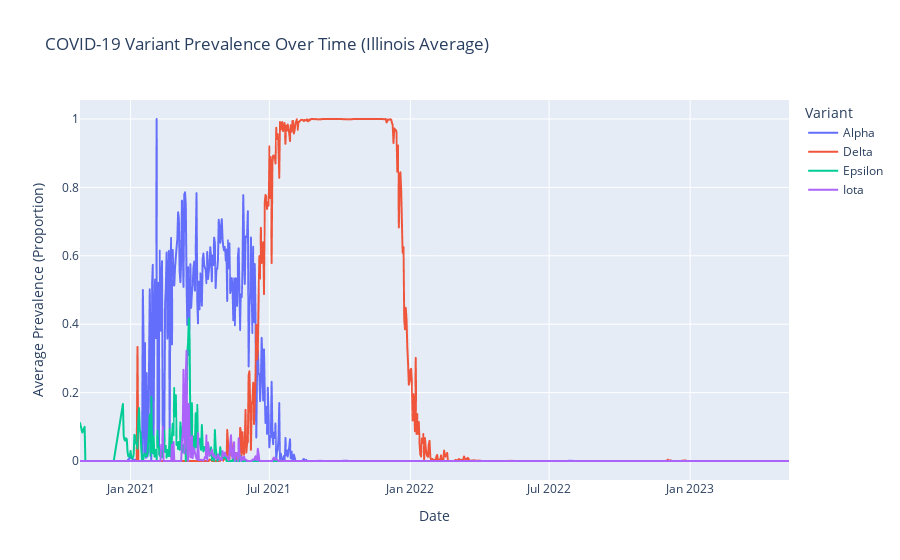

The notebook cell saved with this chart:
### Markdown cell above
## 4. Variant Prevalence Analysis

### Code cell
import plotly.express as px

# Aggregate variant prevalence over time (average across all counties)
variant_cols = ['Alpha', 'Delta', 'Epsilon', 'Iota']
variant_time = df.groupby('date')[variant_cols].mean().reset_index()

# Melt the dataframe for Plotly
variant_time_melted = variant_time.melt(id_vars='date', value_vars=variant_cols, 
                                         var_name='Variant', value_name='Average Prevalence')

# Create an interactive line plot
fig = px.line(variant_time_melted, x='date', y='Average Prevalence', color='Variant',
              title='COVID-19 Variant Prevalence Over Time (Illinois Average)',
              labels={'Average Prevalence': 'Average Prevalence (Proportion)', 'date': 'Date'})

# Show the plot
fig.show()

### Figure 1 — Plotly figure (JSON) as saved in the notebook; plotly's stock layout.template omitted (floating-point values rounded to 4 significant figures; data arrays with more than 128 entries replaced by an {"elided": "..."} marker saying what was removed)
{"data": [{"hovertemplate": "Variant=Alpha<br>Date=%{x}<br>Average Prevalence (Proportion)=%{y}<extra></extra>", "legendgroup": "Alpha", "line": {"color": "#636efa", "dash": "solid"}, "marker": {"symbol": "circle"}, "mode": "lines", "name": "Alpha", "showlegend": true, "type": "scattergl", "x": {"elided": "845 str values"}, "xaxis": "x", "y": {"elided": "845 float values"}, "yaxis": "y"}, {"hovertemplate": "Variant=Delta<br>Date=%{x}<br>Average Prevalence (Proportion)=%{y}<extra></extra>", "legendgroup": "Delta", "line": {"color": "#EF553B", "dash": "solid"}, "marker": {"symbol": "circle"}, "mode": "lines", "name": "Delta", "showlegend": true, "type": "scattergl", "x": {"elided": "845 str values"}, "xaxis": "x", "y": {"elided": "845 float values"}, "yaxis": "y"}, {"hovertemplate": "Variant=Epsilon<br>Date=%{x}<br>Average Prevalence (Proportion)=%{y}<extra></extra>", "legendgroup": "Epsilon", "line": {"color": "#00cc96", "dash": "solid"}, "marker": {"symbol": "circle"}, "mode": "lines", "name": "Epsilon", "showlegend": true, "type": "scattergl", "x": {"elided": "845 str values"}, "xaxis": "x", "y": {"elided": "845 float values"}, "yaxis": "y"}, {"hovertemplate": "Variant=Iota<br>Date=%{x}<br>Average Prevalence (Proportion)=%{y}<extra></extra>", "legendgroup": "Iota", "line": {"color": "#ab63fa", "dash": "solid"}, "marker": {"symbol": "circle"}, "mode": "lines", "name": "Iota", "showlegend": true, "type": "scattergl", "x": {"elided": "845 str values"}, "xaxis": "x", "y": {"elided": "845 float values"}, "yaxis": "y"}], "layout": {"legend": {"title": {"text": "Variant"}, "tracegroupgap": 0}, "title": {"text": "COVID-19 Variant Prevalence Over Time (Illinois Average)"}, "xaxis": {"anchor": "y", "domain": [0, 1], "title": {"text": "Date"}}, "yaxis": {"anchor": "x", "domain": [0, 1], "title": {"text": "Average Prevalence (Proportion)"}}}}
